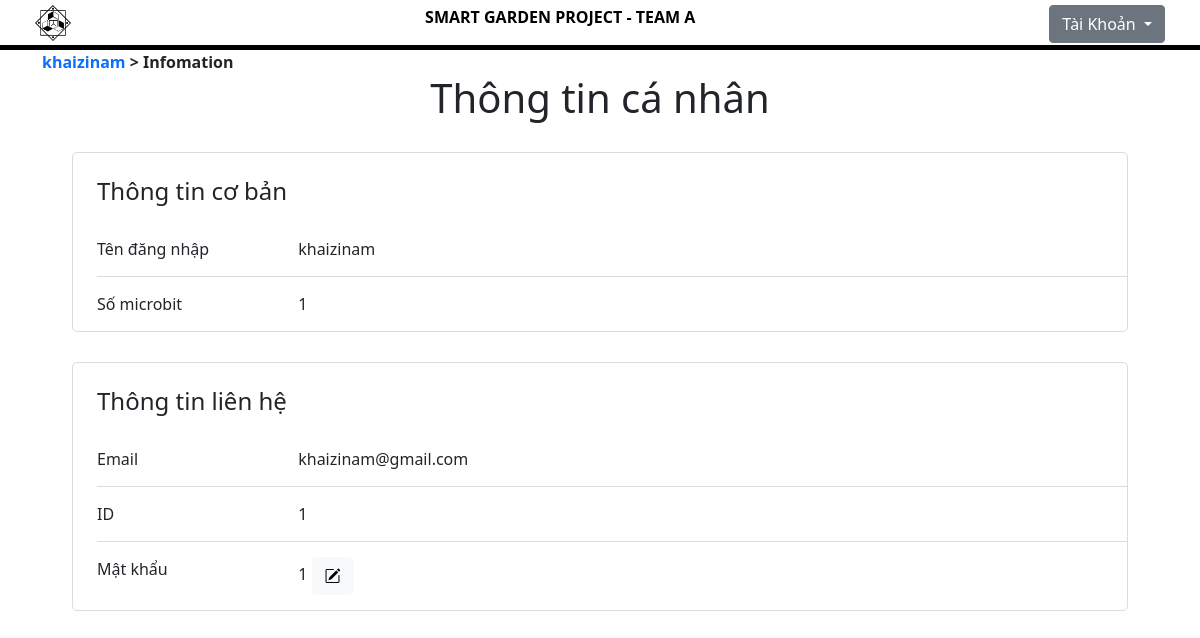
The page /view/info.php (signed in) on the database its author committed.
### tables this page shows
CREATE TABLE `users` (
  `user_id` int(3) NOT NULL,
  `user_name` varchar(50) NOT NULL,
  `user_password` varchar(30) NOT NULL,
  `user_email` varchar(50) NOT NULL
);

### model/conn.php (called while the page is built, shortened)
<?php
    class DataBase
    {
        public $host = HOSTNAME;
        public $name = USERTNAME;
        public $pass = PASS;
        public $database = DATABASEBNAME;
        public $link;
        public function connectDB(){
                $this->link = new mysqli($this->host,$this->name,$this->pass,$this->database);
        }
        public function send($query){
            $result = $this->link->query($query);
            if($result){
                return $result;
            }else {
                echo "fail";
            }
        }
        public function num($query){
            $result = $this->link->query($query);
            return mysqli_num_rows($result);
        }
    }
?>

### view/info.php (the view, shortened to what this page needs)
<?php
    include "../model/conn.php";
    $db = new DataBase();
    $userID = $_COOKIE["user-id"];
    $query = "SELECT *
    FROM `users`
    WHERE user_id ='$userID'";
    $sql = $db->send($query);
    $row = $sql->fetch_assoc();
    $query2 = "SELECT *
    FROM microbits
    WHERE microbit_owner ='$userID'";
    $numMic = $db->num($query2);
?>
<!DOCTYPE html>
<html lang="en">
<head>
    <link href="https://cdn.jsdelivr.net/npm/bootstrap@5.0.2/dist/css/bootstrap.min.css" rel="stylesheet" />
    <link rel="stylesheet" href="https://cdn.jsdelivr.net/npm/bootstrap-icons@1.7.2/font/bootstrap-icons.css" />
    <link rel="stylesheet" href="../asset/css/main.css" />
</head>
<body>
    <div id="wr-header">
        <div id="header-1" class="container justify-content-between d-flex">
            <div>
                <a href="dashboard.php"><img id="logo" src="../icon.png" alt="logo"></a>
            </div>
            <div class="mobile-look">
                <strong>SMART GARDEN PROJECT - TEAM A</strong>
            </div>
            <div class="d-flex">
                <div class="dropdown">
                    <button class="btn btn-secondary dropdown-toggle" type="button" id="dropdownMenuButton1" data-bs-toggle="dropdown" aria-expanded="false">
                    Tài Khoản
                    </button>
                </div>
            </div>
        </div>
    </div>
    <div id="wr-body" class="container">
        <a href="dashboard.php" class="link-history">
            <?php echo $_COOKIE["user-name"]; ?>
        </a>
        <span class="link-history">></span>
        <span class="link-history">Infomation</span>
        <br>
        <h1 class="header">Thông tin cá nhân</h1>
        <div class="info_base">
            <h4>Thông tin cơ bản</h4>
            <div class="info_base_">
                <div class="info_key">Tên đăng nhập</div>
                <div class="info_value"><?php echo $row['user_name'];?></div>
            </div>
            <div class="line"></div>
            <div class="info_base_">
                <div class="info_key">Số microbit</div>
                <div class="info_value"><?php echo  $numMic;?></div>
            </div>
        </div>
        <div class="info_base">
            <h4>Thông tin liên hệ</h4>
            <div class="info_base_">
                <div class="info_key">Email</div>
                <div class="info_value"><?php echo $row['user_email'];?></div>
            </div>
            <div class="line"></div>
            <div class="info_base_">
                <div class="info_key">ID</div>
                <div id="user-id-show" class="info_value"><?php echo $row['user_id'];?></div>
            </div>
            <div class="line"></div>
            <div class="info_base_">
                <div class="info_key">Mật khẩu</div>
                <div id="pass-field" class="info_value">
                    <?php echo $row['user_password'];?>
                    <button onclick="changePass(<?php echo $userID; ?>)" type="button" class="btn btn-light"><i class="bi bi-pencil-square"></i></button>
                </div>
            </div>
        </div>
    </div>
</body>
</html>

### asset/css/main.css (style rules this page uses)
#wr-header { height: 50px; width: 100%; background-color: white; border-bottom: 5px solid black; }
#header-1 { padding: 5px 5px; height: 50px; vertical-align: baseline; }
a { text-decoration: none; }
.link-history { font-weight: bold; }
img#logo { height: 90%; }
.header { text-align: center; }
.info_base { border: 1px solid #dadce0; border-radius: 5px; margin: 30px; }
.info_base h4 { padding: 24px 24px 8px 24px; }
.info_base_ { display: flex; padding: 15px 24px; }
.info_base_ .info_key { flex: 2; }
.info_base_ .info_value { flex: 8; }
.line { border-top: 1px solid #dadce0; margin-left: 24px; }
.mobile-look { color: black; }

### rows shown on the page
users: user_name "khaizinam", user_email "khaizinam@gmail.com", user_id "1", user_password "1"

### other values the page prints
$_COOKIE["user-name"] "khaizinam"
$numMic "1"
